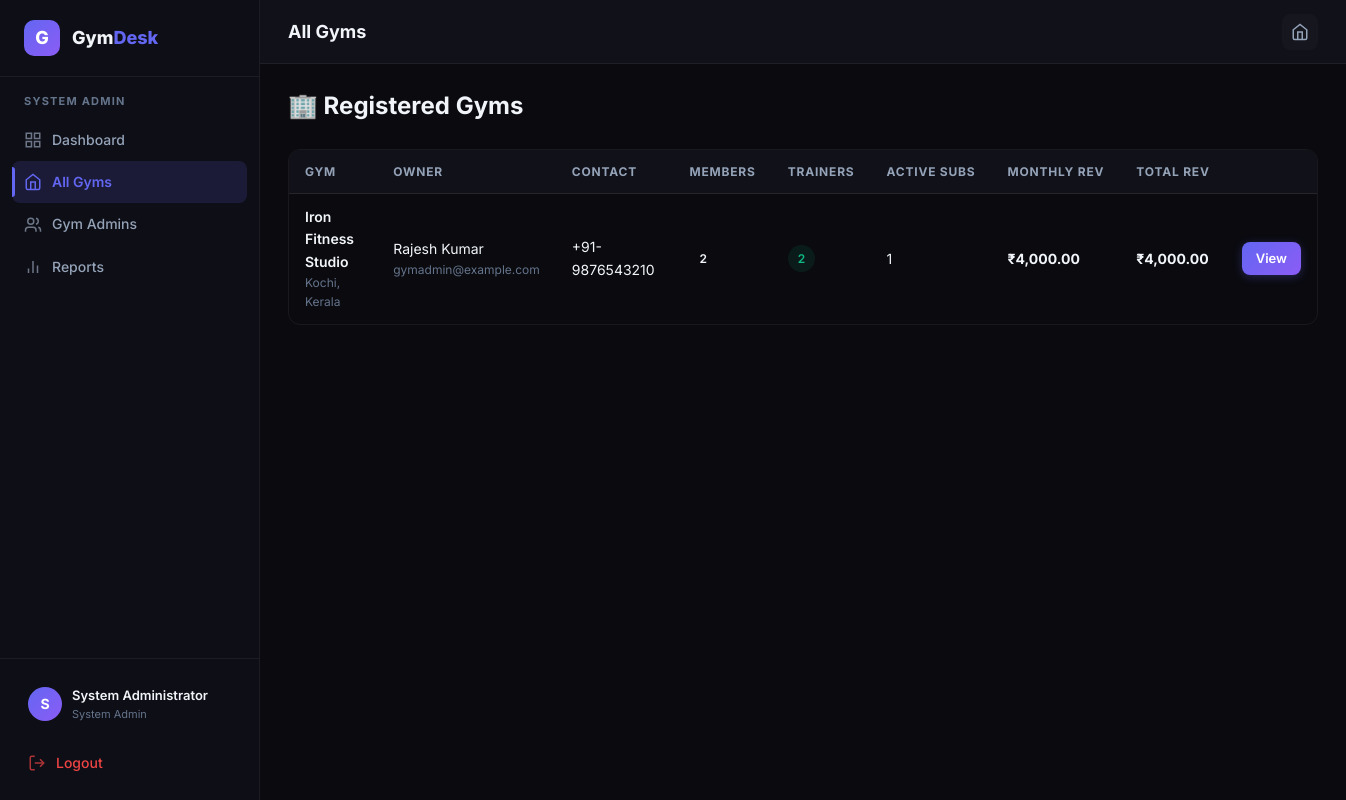
The page /sysadmin/gyms (signed in) on the database its author committed.
### tables this page shows
CREATE TABLE users (
            id INTEGER PRIMARY KEY AUTOINCREMENT,
            email TEXT UNIQUE NOT NULL,
            password_hash TEXT NOT NULL,
            role TEXT NOT NULL CHECK(role IN ('system_admin','gym_admin','trainer','member')),
            full_name TEXT NOT NULL,
            phone TEXT,
            avatar TEXT,
            is_active INTEGER DEFAULT 1,
            created_at TIMESTAMP DEFAULT CURRENT_TIMESTAMP
        );

CREATE TABLE gyms (
            id INTEGER PRIMARY KEY AUTOINCREMENT,
            name TEXT NOT NULL,
            address TEXT,
            city TEXT,
            state TEXT,
            pincode TEXT,
            phone TEXT,
            email TEXT,
            description TEXT,
            logo TEXT,
            gym_type TEXT DEFAULT 'general',
            owner_id INTEGER NOT NULL,
            is_approved INTEGER DEFAULT 0,
            opening_time TEXT DEFAULT '06:00',
            closing_time TEXT DEFAULT '22:00',
            created_at TIMESTAMP DEFAULT CURRENT_TIMESTAMP,
            FOREIGN KEY (owner_id) REFERENCES users(id)
        );

### backend/routes/sysadmin.py (the view)
@sysadmin_bp.route('/gyms')
@login_required
@system_admin_required
def gyms():
    db = get_db()
    gyms_list = db.execute('''
        SELECT g.*,
               u.full_name as owner_name, u.email as owner_email, u.phone as owner_phone,
               (SELECT COUNT(*) FROM members m WHERE m.gym_id = g.id) as member_count,
               (SELECT COUNT(*) FROM trainers t WHERE t.gym_id = g.id AND t.is_approved=1) as trainer_count,
               (SELECT COUNT(*) FROM trainers t WHERE t.gym_id = g.id AND t.is_approved=0) as pending_trainers,
               (SELECT COALESCE(SUM(p.amount),0) FROM payments p WHERE p.gym_id = g.id AND p.status='completed') as total_revenue,
               (SELECT COALESCE(SUM(p.amount),0) FROM payments p WHERE p.gym_id = g.id AND p.status='completed'
                AND strftime('%Y-%m', p.payment_date) = strftime('%Y-%m', 'now')) as monthly_revenue,
               (SELECT COUNT(*) FROM member_subscriptions ms
                JOIN members mb ON ms.member_id = mb.id
                WHERE mb.gym_id = g.id AND ms.status='active' AND ms.end_date >= date('now')) as active_subscriptions
        FROM gyms g
        JOIN users u ON g.owner_id = u.id
        ORDER BY g.name
    ''').fetchall()
    db.close()
    return render_template('sysadmin/gyms.html', gyms=gyms_list)

### backend/app.py (called while the page is built)
    @property
    def is_authenticated(self):
        return True

### backend/database.py (called while the page is built)
def get_db():
    conn = sqlite3.connect(Config.DATABASE)
    conn.row_factory = sqlite3.Row
    conn.execute("PRAGMA foreign_keys = ON")
    return conn

### backend/routes/sysadmin.py (called while the page is built)
def system_admin_required(f):
    @wraps(f)
    def decorated(*args, **kwargs):
        if not current_user.is_authenticated or current_user.role != 'system_admin':
            from flask import flash, redirect, url_for
            flash('System administrator access required.', 'error')
            return redirect(url_for('public.landing'))
        return f(*args, **kwargs)
    return decorated

### backend/utils/helpers.py (called while the page is built)
def format_currency(amount):
    if amount is None:
        return '₹0.00'
    return f'₹{amount:,.2f}'

### frontend/templates/sysadmin/gyms.html (shortened to what this page needs)
{% extends "dashboard_base.html" %}{% block title %}All Gyms{% endblock %}{% block page_title %}All Gyms{% endblock %}
{% block sidebar_nav %}{% include "sysadmin/_sidebar.html" %}{% endblock %}
{% block content %}
<div class="page-header">
    <h1>🏢 Registered Gyms</h1>
</div>
{% if gyms %}
<div class="table-wrapper">
    <table>
        <thead>
            <tr>
                <th>Gym</th>
                <th>Owner</th>
                <th>Contact</th>
                <th>Members</th>
                <th>Trainers</th>
                <th>Active Subs</th>
                <th>Monthly Rev</th>
                <th>Total Rev</th>
                <th></th>
            </tr>
        </thead>
        <tbody>
            {% for g in gyms %}<tr>
                <td>
                    <div class="font-semibold">{{ g['name'] }}</div>
                    <div class="text-xs text-muted">{{ g['city'] or '' }}{% if g['state'] %}, {{ g['state'] }}{% endif
                        %}</div>
                </td>
                <td>
                    <div>{{ g['owner_name'] }}</div>
                    <div class="text-xs text-muted">{{ g['owner_email'] }}</div>
                </td>
                <td>{{ g['owner_phone'] or '—' }}</td>
                <td><span class="badge badge-primary">{{ g['member_count'] }}</span></td>
                <td><span class="badge badge-success">{{ g['trainer_count'] }}</span></td>
                <td>{{ g['active_subscriptions'] }}</td>
                <td class="font-bold">{{ format_currency(g['monthly_revenue']) }}</td>
                <td class="font-bold">{{ format_currency(g['total_revenue']) }}</td>
                <td><a href="{{ url_for('sysadmin.gym_detail', gym_id=g['id']) }}"
                        class="btn btn-primary btn-sm">View</a></td>
            </tr>{% endfor %}
        </tbody>
    </table>
</div>
{% else %}<div class="empty-state">
    <h3>No gyms registered</h3>
</div>{% endif %}
{% endblock %}

### frontend/templates/dashboard_base.html (shortened to what this page needs)
{% extends "base.html" %}
{% block extra_css %}
<link rel="stylesheet" href="{{ url_for('static', filename='css/dashboard.css') }}">
{% endblock %}
{% block body %}
<div class="app-shell">
    <aside class="sidebar" id="sidebar">
        <div class="sidebar-header">
            <div class="sidebar-logo">G</div>
            <div class="sidebar-brand">Gym<span>Desk</span></div>
        </div>
        <nav class="sidebar-nav">
            {% block sidebar_nav %}{% endblock %}
        </nav>
        <div class="sidebar-footer">
            <div class="sidebar-user">
                <div class="sidebar-avatar">{{ current_user.full_name[0] }}</div>
                <div class="sidebar-user-info">
                    <div class="sidebar-user-name">{{ current_user.full_name }}</div>
                    <div class="sidebar-user-role">{{ current_user.role | replace('_', ' ') }}</div>
                </div>
            </div>
            <a href="{{ url_for('auth.logout') }}" class="nav-link mt-2" style="color: var(--error);">
                <svg width="18" height="18" viewBox="0 0 24 24" fill="none" stroke="currentColor" stroke-width="2">
                    <path d="M9 21H5a2 2 0 01-2-2V5a2 2 0 012-2h4" />
                    <polyline points="16 17 21 12 16 7" />
                    <line x1="21" y1="12" x2="9" y2="12" />
                </svg>
                Logout
            </a>
        </div>
    </aside>
    <main class="main-content">
        <header class="topbar">
            <div class="topbar-left">
                <h1 class="topbar-title">{% block page_title %}Dashboard{% endblock %}</h1>
            </div>
            <div class="topbar-right">
                <a href="{{ url_for('public.landing') }}" class="topbar-btn" title="Home">
                    <svg width="18" height="18" viewBox="0 0 24 24" fill="none" stroke="currentColor" stroke-width="2">
                        <path d="M3 9l9-7 9 7v11a2 2 0 01-2 2H5a2 2 0 01-2-2z" />
                        <polyline points="9 22 9 12 15 12 15 22" />
                    </svg>
                </a>
            </div>
        </header>
        <div class="page-content">
            {% block content %}{% endblock %}
        </div>
    </main>
</div>
{% endblock %}

### frontend/static/css/main.css (style rules this page uses)
:root { --bg-primary: #0a0a0f; --bg-secondary: #111119; --bg-card: #16161f; --bg-card-hover: #1c1c28; --bg-input: #1a1a26; --bg-sidebar: #0e0e16; --accent-primary: #6366f1; --accent-primary-hover: #818cf8; --accent-secondary: #8b5cf6; --accent-gradient: linear-gradient(135deg, #6366f1, #8b5cf6); --accent-glow: rgba(99, 102, 241, 0.15); --success: #10b981; --success-bg: rgba(16, 185, 129, 0.1); --warning: #f59e0b; --warning-bg: rgba(245, 158, 11, 0.1); --error: #ef4444; --error-bg: rgba(239, 68, 68, 0.1); --info: #3b82f6; --info-bg: rgba(59, 130, 246, 0.1); --text-primary: #f1f5f9; --text-secondary: #94a3b8; --text-muted: #64748b; --text-accent: #a5b4fc; --border-color: rgba(255, 255, 255, 0.06); --border-color-hover: rgba(255, 255, 255, 0.12); --border-accent: rgba(99, 102, 241, 0.3); --shadow-sm: 0 1px 3px rgba(0, 0, 0, 0.3); --shadow-md: 0 4px 12px rgba(0, 0, 0, 0.4); --shadow-lg: 0 8px 30px rgba(0, 0, 0, 0.5); --shadow-glow: 0 0 20px rgba(99, 102, 241, 0.15); --sidebar-width: 260px; --topbar-height: 64px; --border-radius: 12px; --border-radius-sm: 8px; --border-radius-lg: 16px; --transition-fast: 150ms ease; --transition-normal: 250ms ease; --transition-slow: 400ms ease; --font-family: 'Inter', -apple-system, BlinkMacSystemFont, 'Segoe UI', sans-serif; }
*, *::before, *::after { margin: 0; padding: 0; box-sizing: border-box; }
html { font-size: 16px; scroll-behavior: smooth; -webkit-font-smoothing: antialiased; -moz-osx-font-smoothing: grayscale; }
body { font-family: var(--font-family); background-color: var(--bg-primary); color: var(--text-primary); line-height: 1.6; min-height: 100vh; overflow-x: hidden; }
a { color: var(--accent-primary); text-decoration: none; transition: color var(--transition-fast); }
h1, h2, h3, h4, h5, h6 { color: var(--text-primary); font-weight: 700; line-height: 1.2; }
h1 { font-size: 2.25rem; }
.text-muted { color: var(--text-muted); }
.btn { display: inline-flex; align-items: center; gap: 8px; padding: 10px 20px; border: none; border-radius: var(--border-radius-sm); font-family: var(--font-family); font-size: 0.875rem; font-weight: 600; cursor: pointer; transition: all var(--transition-normal); text-decoration: none; white-space: nowrap; }
.btn-primary { background: var(--accent-gradient); color: #fff; box-shadow: 0 2px 10px rgba(99, 102, 241, 0.3); }
.btn-sm { padding: 6px 14px; font-size: 0.8125rem; }
.table-wrapper { overflow-x: auto; border-radius: var(--border-radius); border: 1px solid var(--border-color); }
table { width: 100%; border-collapse: collapse; }
thead th { background: var(--bg-secondary); color: var(--text-secondary); font-size: 0.75rem; font-weight: 700; text-transform: uppercase; letter-spacing: 0.8px; padding: 12px 16px; text-align: left; border-bottom: 1px solid var(--border-color); white-space: nowrap; }
tbody td { padding: 12px 16px; border-bottom: 1px solid var(--border-color); font-size: 0.875rem; color: var(--text-primary); }
tbody tr { transition: background var(--transition-fast); }
tbody tr:last-child td { border-bottom: none; }
.badge { display: inline-flex; align-items: center; gap: 4px; padding: 4px 10px; border-radius: 20px; font-size: 0.75rem; font-weight: 600; text-transform: uppercase; letter-spacing: 0.3px; }
.badge-success { background: var(--success-bg); color: var(--success); }
.mt-2 { margin-top: 8px; }
.text-xs { font-size: 0.75rem; }
.font-bold { font-weight: 700; }
.font-semibold { font-weight: 600; }

### rows shown on the page
users: full_name "S", full_name "System Administrator", role "System Admin"
gyms: name "Iron Fitness Studio", city "Kochi", state "Kerala", owner_name "Rajesh Kumar", owner_email "gymadmin@example.com", phone "+91-9876543210", member_count "2", trainer_count "2", active_subscriptions "1", monthly_revenue "₹4,000.00", total_revenue "₹4,000.00"
